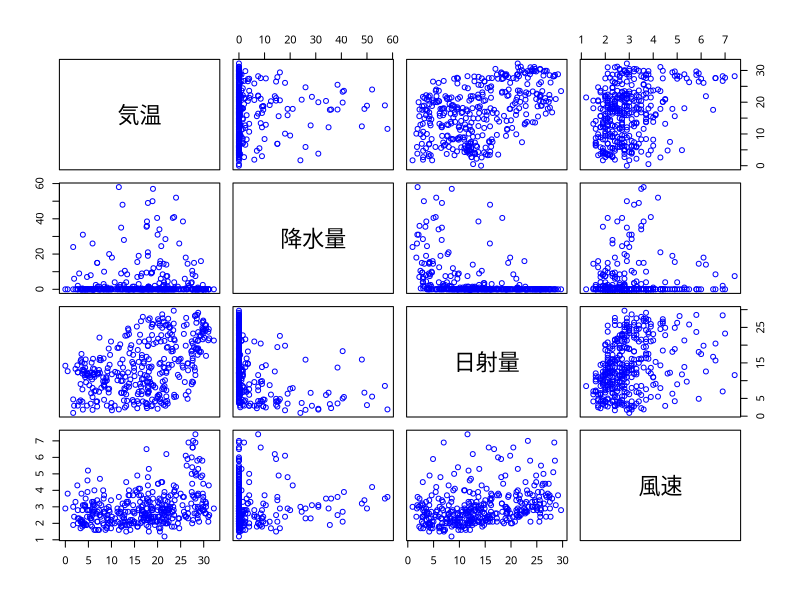
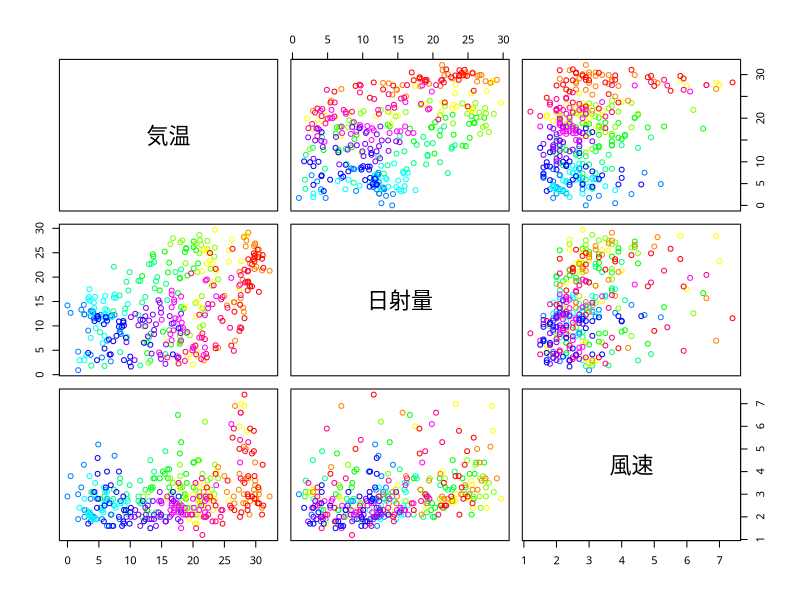

These figures' R source, in order:
### 関数pairsによる散布図の作図
par(family="HiraginoSans-W4") 
myData <- subset(read.csv("data/tokyo_weather.csv",
                          fileEncoding="utf8"), 
                 select=c(月,気温,降水量,日射量,風速))
### 基本的な散布図
pairs(myData[,-1], col="blue")
## plot(myData[,-1], col="blue") でも同じ図が描ける
### 表示する項目を指定
myColor <- rainbow(12)[c(8:1,12:9)] # 月別の色を用意
pairs(~ 気温 + 日射量 + 風速, data=myData,
      col=myColor[myData$月]) # 月毎に異なる色で表示
